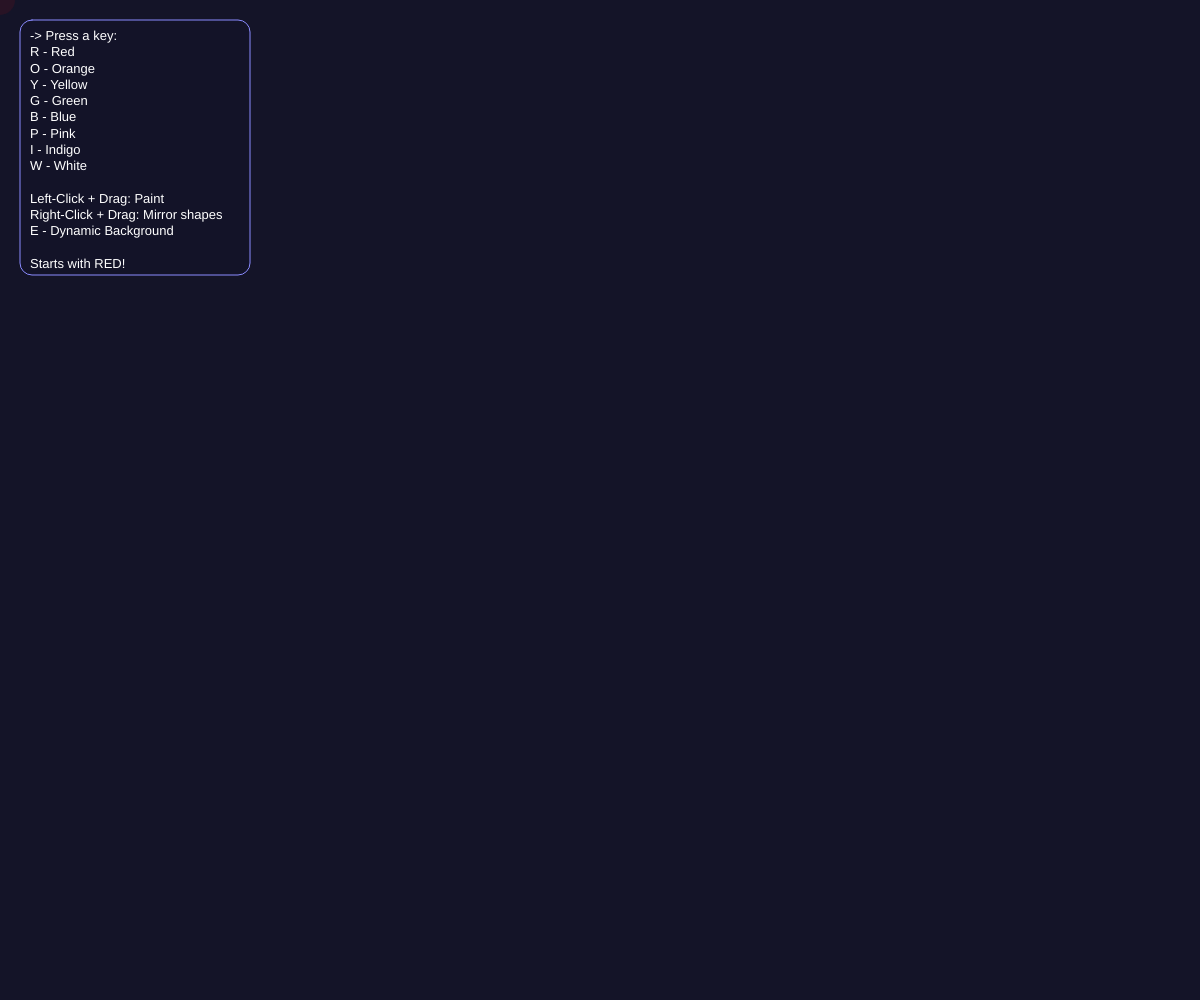
Frame 1 (no input)
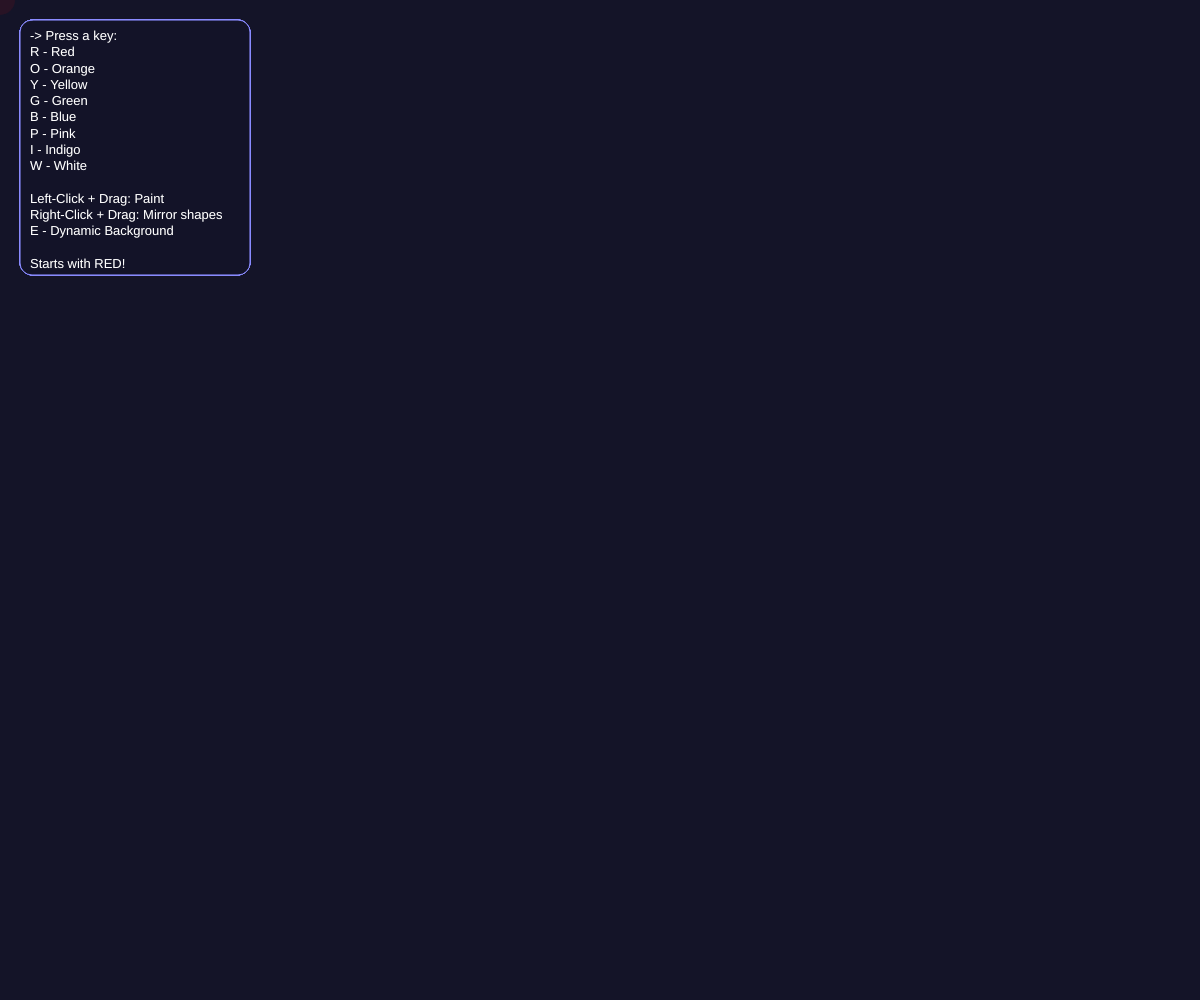
Frame 60 (no input)
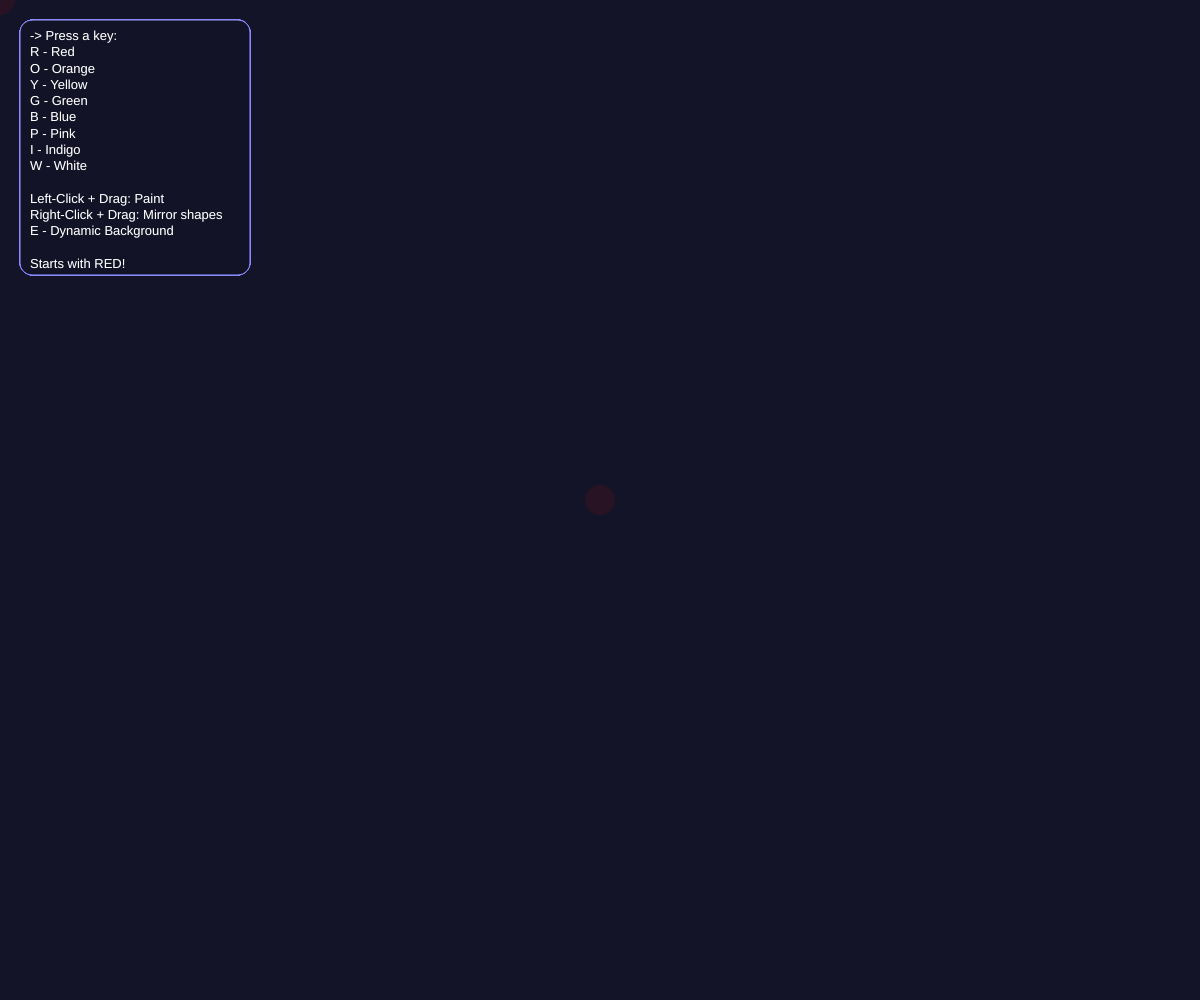
Frame 120 (the mouse pressed at the canvas centre since frame 60)

The p5.js sketch that drew these frames (run headless with seeded random() and noise() and a simulated clock; from frame 60 on, the mouse is pressed at the canvas centre):

// p5.js sketch
// ── sketch.js
let currentKey = 'r';
let glowColor;

function setup() {
  createCanvas(windowWidth, windowHeight);
  background(20, 20, 40);
  glowColor = color(138, 139, 255);
}

function draw() {
  
  if (currentKey === 'e') { // if the user presses 'e', the background becomes dynamic
    
    background(255, mouseX, 255 - mouseY);// background color changes based on mouse position
  }

  
  drawInstructions();// instructions box 
}

// this function changes the current key when a user presses a key
function keyPressed() {
  currentKey = key.toLowerCase(); // make sure key is lowercase (e.g. 'R' becomes 'r')
}

// this function draws circles when the mouse is moved 
function mouseMoved() {
  // check which key is pressed and choose a color accordingly
  if (currentKey === 'r') fill(193, 14, 14, 30); // red
  else if (currentKey === 'o') fill(255, 100, 0, 30); // orange
  else if (currentKey === 'y') fill(255, 255, 0, 30); // yellow
  else if (currentKey === 'g') fill(0, 255, 0, 30); // green
  else if (currentKey === 'b') fill(0, 120, 255, 30); // blue
  else if (currentKey === 'p') fill(255, 105, 180, 30); // pink
  else if (currentKey === 'i') fill(75, 0, 130, 30); // indigo
  else if (currentKey === 'w') fill(255, 255, 255, 30); // white
  else return;

  noStroke(); 
  ellipse(mouseX, mouseY, 30, 30); // to draw a circle at the location of the mouse
}

 
function mouseDragged() {
  // right click: draw cool mirrored rectangles
  if (mouseButton === RIGHT) {
    let r = map(mouseX, 0, width, 100, 255);  // pink
    let g = map(mouseY, 0, height, 50, 100);  // purple
    let b = map(mouseY, 0, height, 150, 255); // blue

    fill(r, g, b, 60); // transparent fill
    stroke(255); // white border for box
    strokeWeight(1);

    let size = 30;

    // tp draw 4 mirrored rectangles around the canvas
    rect(mouseX, mouseY, size, size);
    rect(width - mouseX, mouseY, size, size);
    rect(mouseX, height - mouseY, size, size);
    rect(width - mouseX, height - mouseY, size, size);
  }

  // to draw colored rectangles based on key pressed
  if (mouseButton === LEFT) {
    if (currentKey === 'r') {
      fill(193, 14, 14, 30); stroke(167, 12, 12); // red
    } else if (currentKey === 'o') {
      fill(255, 100, 0, 30); stroke(200, 80, 0); // orange
    } else if (currentKey === 'y') {
      fill(255, 255, 0, 30); stroke(200, 200, 0); // yellow
    } else if (currentKey === 'g') {
      fill(0, 255, 0, 30); stroke(0, 200, 0); // green
    } else if (currentKey === 'b') {
      fill(0, 120, 255, 30); stroke(0, 80, 200); // blue
    } else if (currentKey === 'p') {
      fill(255, 105, 180, 30); stroke(200, 50, 150); // pink
    } else if (currentKey === 'i') {
      fill(75, 0, 130, 30); stroke(50, 0, 100); // indigo
    } else if (currentKey === 'w') {
      fill(255, 255, 255, 30); stroke(180); // white
    } else {
      return; // if no valid color, skip
    }

    // rectangle size based on mouse Y position
    let size = mouseY / 5;
    rect(mouseX, mouseY, size, size);
  }
}

// instruction box 
function drawInstructions() {
  fill(20, 20, 40, 200);
  stroke(glowColor);
  strokeWeight(1);
  rect(20, 20, 230, 255, 12); 

  // instruction text 
  noStroke();
  fill(255);
  textSize(13);
  textAlign(LEFT, TOP);
  text(
    "-> Press a key:\n" +
    "R - Red\nO - Orange\nY - Yellow\nG - Green\n" +
    "B - Blue\nP - Pink\nI - Indigo\nW - White\n\n" +
    "Left-Click + Drag: Paint\n" +
    "Right-Click + Drag: Mirror shapes\n" +
    "E - Dynamic Background\n\n" +
    "Starts with RED!", 
    30, 30
  );
}
